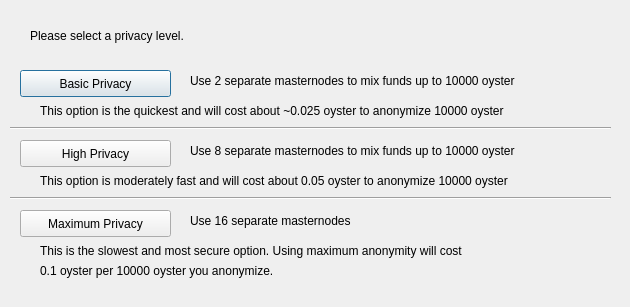
<?xml version="1.0" encoding="UTF-8"?>
<ui version="4.0">
 <class>ObfuscationConfig</class>
 <widget class="QDialog" name="ObfuscationConfig">
  <property name="geometry">
   <rect>
    <x>0</x>
    <y>0</y>
    <width>630</width>
    <height>307</height>
   </rect>
  </property>
  <property name="windowTitle">
   <string>Configure Obfuscation</string>
  </property>
  <widget class="QPushButton" name="buttonBasic">
   <property name="geometry">
    <rect>
     <x>20</x>
     <y>70</y>
     <width>151</width>
     <height>27</height>
    </rect>
   </property>
   <property name="text">
    <string>Basic Privacy</string>
   </property>
  </widget>
  <widget class="QPushButton" name="buttonHigh">
   <property name="geometry">
    <rect>
     <x>20</x>
     <y>140</y>
     <width>151</width>
     <height>27</height>
    </rect>
   </property>
   <property name="text">
    <string>High Privacy</string>
   </property>
  </widget>
  <widget class="QPushButton" name="buttonMax">
   <property name="geometry">
    <rect>
     <x>20</x>
     <y>210</y>
     <width>151</width>
     <height>27</height>
    </rect>
   </property>
   <property name="text">
    <string>Maximum Privacy</string>
   </property>
  </widget>
  <widget class="QLabel" name="label">
   <property name="geometry">
    <rect>
     <x>30</x>
     <y>20</y>
     <width>571</width>
     <height>31</height>
    </rect>
   </property>
   <property name="text">
    <string>Please select a privacy level.</string>
   </property>
  </widget>
  <widget class="QLabel" name="label_2">
   <property name="geometry">
    <rect>
     <x>190</x>
     <y>70</y>
     <width>421</width>
     <height>21</height>
    </rect>
   </property>
   <property name="text">
    <string>Use 2 separate masternodes to mix funds up to 10000 oyster</string>
   </property>
  </widget>
  <widget class="QLabel" name="label_3">
   <property name="geometry">
    <rect>
     <x>190</x>
     <y>140</y>
     <width>411</width>
     <height>21</height>
    </rect>
   </property>
   <property name="text">
    <string>Use 8 separate masternodes to mix funds up to 10000 oyster</string>
   </property>
  </widget>
  <widget class="QLabel" name="label_4">
   <property name="geometry">
    <rect>
     <x>190</x>
     <y>210</y>
     <width>421</width>
     <height>21</height>
    </rect>
   </property>
   <property name="text">
    <string>Use 16 separate masternodes</string>
   </property>
  </widget>
  <widget class="QLabel" name="label_6">
   <property name="geometry">
    <rect>
     <x>40</x>
     <y>100</y>
     <width>561</width>
     <height>21</height>
    </rect>
   </property>
   <property name="text">
    <string>This option is the quickest and will cost about ~0.025 oyster to anonymize 10000 oyster</string>
   </property>
  </widget>
  <widget class="QLabel" name="label_7">
   <property name="geometry">
    <rect>
     <x>40</x>
     <y>170</y>
     <width>561</width>
     <height>21</height>
    </rect>
   </property>
   <property name="text">
    <string>This option is moderately fast and will cost about 0.05 oyster to anonymize 10000 oyster</string>
   </property>
  </widget>
  <widget class="QLabel" name="label_8">
   <property name="geometry">
    <rect>
     <x>40</x>
     <y>240</y>
     <width>561</width>
     <height>21</height>
    </rect>
   </property>
   <property name="text">
    <string>This is the slowest and most secure option. Using maximum anonymity will cost</string>
   </property>
  </widget>
  <widget class="QLabel" name="label_9">
   <property name="geometry">
    <rect>
     <x>40</x>
     <y>260</y>
     <width>561</width>
     <height>21</height>
    </rect>
   </property>
   <property name="text">
    <string>0.1 oyster per 10000 oyster you anonymize.</string>
   </property>
  </widget>
  <widget class="Line" name="line">
   <property name="geometry">
    <rect>
     <x>10</x>
     <y>120</y>
     <width>601</width>
     <height>16</height>
    </rect>
   </property>
   <property name="orientation">
    <enum>Qt::Horizontal</enum>
   </property>
  </widget>
  <widget class="Line" name="line_2">
   <property name="geometry">
    <rect>
     <x>10</x>
     <y>190</y>
     <width>601</width>
     <height>16</height>
    </rect>
   </property>
   <property name="orientation">
    <enum>Qt::Horizontal</enum>
   </property>
  </widget>
 </widget>
 <resources/>
 <connections/>
</ui>
